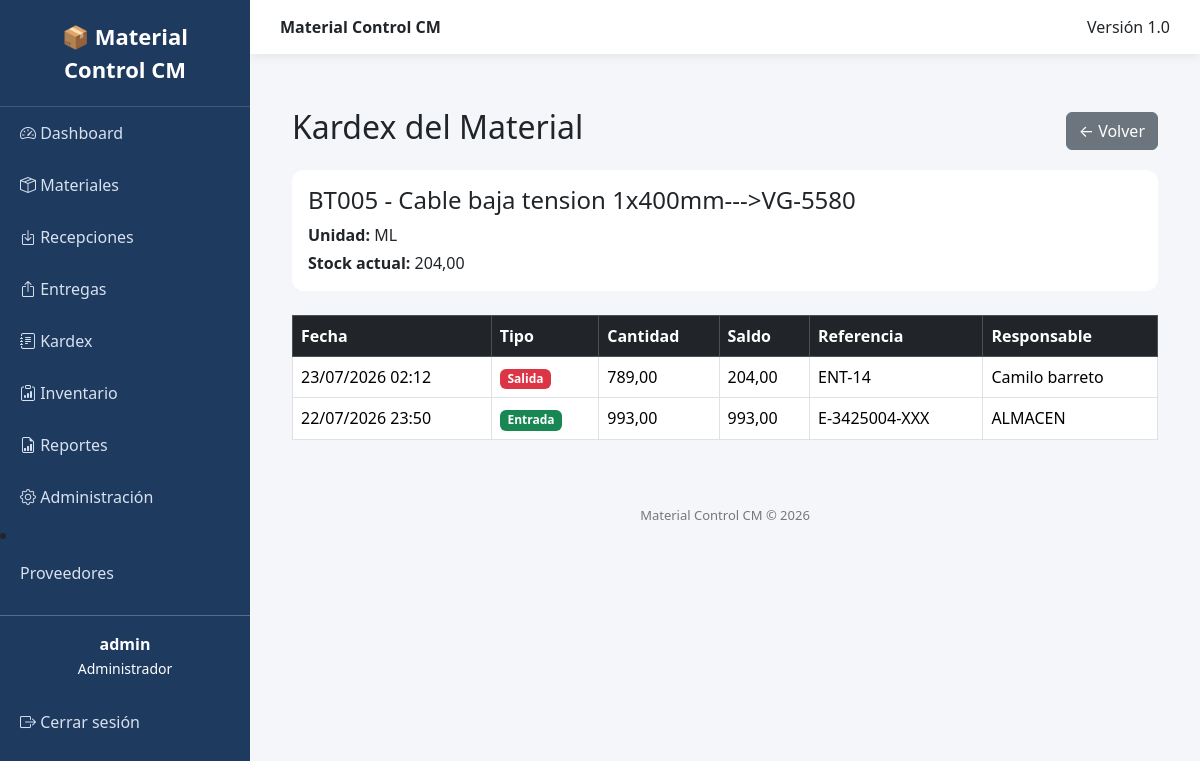
Screenshot of /materials/kardex/22/ (signed in) with the database file from the repository.
### materials/models.py (models this page shows, shortened)
class Material(models.Model):
    codigo = models.CharField(max_length=30, unique=True)
    nombre = models.CharField(max_length=200)
    unidad = models.CharField(max_length=20)
    stock = models.DecimalField(max_digits=12, decimal_places=2, default=0)
    activo = models.BooleanField(default=True)

### movements/models.py (models this page shows, shortened)
class InventoryMovement(models.Model):
    TIPOS = (
        ("ENTRADA", "Entrada"),
        ("SALIDA", "Salida"),
    )
    material = models.ForeignKey(
        Material,
        on_delete=models.CASCADE
    )
    fecha = models.DateTimeField(
        auto_now_add=True
    )
    tipo = models.CharField(
        max_length=10,
        choices=TIPOS
    )
    cantidad = models.DecimalField(
        max_digits=12,
        decimal_places=2
    )
    saldo = models.DecimalField(
        max_digits=12,
        decimal_places=2
    )
    referencia = models.CharField(
        max_length=100,
        blank=True
    )
    responsable = models.CharField(
        max_length=150,
        blank=True
    )
    observacion = models.TextField(
        blank=True
    )
    class Meta:
        ordering = ["-fecha"]
        verbose_name = "Movimiento de Inventario"
        verbose_name_plural = "Movimientos de Inventario"

### materials/views.py (the view)
# urls.py: path("kardex/<int:pk>/", views.material_kardex, name="material_kardex"),
@almacen_required
def material_kardex(request, pk):
    material = get_object_or_404(Material, pk=pk)
    movimientos = (
        InventoryMovement.objects
        .filter(material_id=pk)
        .order_by("-fecha", "-id")
    )
    return render(
        request,
        "materials/kardex.html",
        {
            "material": material,
            "movimientos": movimientos,
        },
    )

### templates/materials/kardex.html
{% extends "base.html" %}
{% block content %}
<div class="container mt-4">
    <div class="d-flex justify-content-between align-items-center mb-3">
        <h2>Kardex del Material</h2>
        <a href="{% url 'material_list' %}" class="btn btn-secondary">
            ← Volver
        </a>
    </div>
    <div class="card mb-4">
        <div class="card-body">
            <h4>{{ material.codigo }} - {{ material.nombre }}</h4>
            <p class="mb-1">
                <strong>Unidad:</strong> {{ material.unidad }}
            </p>
            <p class="mb-0">
                <strong>Stock actual:</strong> {{ material.stock }}
            </p>
        </div>
    </div>
    <table class="table table-bordered table-hover">
        <thead class="table-dark">
            <tr>
                <th>Fecha</th>
                <th>Tipo</th>
                <th>Cantidad</th>
                <th>Saldo</th>
                <th>Referencia</th>
                <th>Responsable</th>
            </tr>
        </thead>
        <tbody>
        {% for movimiento in movimientos %}
            <tr>
                <td>{{ movimiento.fecha|date:"d/m/Y H:i" }}</td>
                <td>
                    {% if movimiento.tipo == "ENTRADA" %}
                        <span class="badge bg-success">
                            Entrada
                        </span>
                    {% else %}
                        <span class="badge bg-danger">
                            Salida
                        </span>
                    {% endif %}
                </td>
                <td>{{ movimiento.cantidad }}</td>
                <td>{{ movimiento.saldo }}</td>
                <td>{{ movimiento.referencia }}</td>
                <td>{{ movimiento.responsable }}</td>
            </tr>
        {% empty %}
            <tr>
                <td colspan="6" class="text-center">
                    No existen movimientos para este material.
                </td>
            </tr>
        {% endfor %}
        </tbody>
    </table>
</div>
{% endblock %}

### templates/base.html (shortened to what this page needs)
{% load static %}
<!DOCTYPE html>
<html lang="es">
<head>
    <link href="https://cdn.jsdelivr.net/npm/bootstrap@5.3.7/dist/css/bootstrap.min.css" rel="stylesheet">
    <link rel="stylesheet"
          href="https://cdn.jsdelivr.net/npm/bootstrap-icons@1.11.3/font/bootstrap-icons.min.css">
</head>
<body>
<div class="sidebar">
    <div class="logo">
        📦 Material Control CM
    </div>
    <a href="/">
        <i class="bi bi-speedometer2"></i>
        Dashboard
    </a>
    {% if user.groups.all.0.name == "Administrador" or user.groups.all.0.name == "Almacenista" %}
    <a href="/materials/">
        <i class="bi bi-box-seam"></i>
        Materiales
    </a>
    {% endif %}
    {% if user.groups.all.0.name == "Administrador" or user.groups.all.0.name == "Almacenista" %}
    <a href="/recepciones/">
        <i class="bi bi-box-arrow-in-down"></i>
        Recepciones
    </a>
    {% endif %}
    {% if user.groups.all.0.name == "Administrador" or user.groups.all.0.name == "Almacenista" %}
    <a href="/entregas/">
        <i class="bi bi-box-arrow-up"></i>
        Entregas
    </a>
    {% endif %}
    <a href="{% url 'kardex_list' %}">
        <i class="bi bi-journal-text"></i>
        Kardex
    </a>
    {% if user.groups.all.0.name == "Administrador" or user.groups.all.0.name == "Almacenista" %}
    <a href="{% url 'inventory_list' %}">
        <i class="bi bi-clipboard-data"></i>
        Inventario
    </a>
    {% endif %}
    {% if user.groups.all.0.name == "Administrador" or user.groups.all.0.name == "Gerencia" %}
    <a href="{% url 'report_home' %}">
        <i class="bi bi-file-earmark-bar-graph"></i>
        Reportes
    </a>
    {% endif %}
    {% if user.groups.all.0.name == "Administrador" %}
    <a href="/admin/">
        <i class="bi bi-gear"></i>
        Administración
    </a>
    {% endif %}
    <li class="nav-item">
    <a class="nav-link" href="{% url 'supplier_list' %}">
        Proveedores
    </a>
</li>
    <hr class="text-white">
    <div class="text-center text-white mb-3">
        <strong>{{ user.username }}</strong><br>
        <small>{{ user.groups.all.0.name }}</small>
    </div>
    <form method="post" action="{% url 'logout' %}" style="margin:0;">
        <button type="submit" class="logout-btn">
            <i class="bi bi-box-arrow-right"></i>
            Cerrar sesión
        </button>
    </form>
</div>
<div class="content">
    <div class="topbar d-flex justify-content-between">
        <div>
            <strong>Material Control CM</strong>
        </div>
        <div>
            Versión 1.0
        </div>
    </div>
    <div class="page">
        {% block content %}
        {% endblock %}
    </div>
    <footer>
        Material Control CM © 2026
    </footer>
</div>
</body>
</html>

### templates/base.html (style rules this page uses)
body { overflow-x:hidden; background:#f4f6f9; }
.sidebar { width:250px; min-height:100vh; background:#1e3a5f; position:fixed; left:0; top:0; }
.sidebar .logo { padding:20px; color:white; font-size:22px; font-weight:bold; text-align:center; border-bottom:1px solid rgba(255,255,255,.15); }
.sidebar a { color:#d8e2ef; text-decoration:none; display:block; padding:14px 20px; transition:.2s; }
.logout-btn { width:100%; border:none; background:none; color:#d8e2ef; text-align:left; padding:14px 20px; cursor:pointer; transition:.2s; }
.content { margin-left:250px; min-height:100vh; }
.topbar { background:white; padding:15px 30px; box-shadow:0 2px 10px rgba(0,0,0,.08); }
.page { padding:30px; }
.card { border:none; border-radius:12px; }
footer { color:#777; text-align:center; padding:20px; font-size:13px; }

### rows the page displays
Material: codigo "BT005", nombre "Cable baja tension 1x400mm--->VG-5580", unidad "ML", stock "204,00"
InventoryMovement: fecha "23/07/2026 02:12", tipo "Salida", cantidad "789,00", saldo "204,00", referencia "ENT-14", responsable "Camilo barreto"
InventoryMovement: fecha "22/07/2026 23:50", tipo "Entrada", cantidad "993,00", saldo "993,00", referencia "E-3425004-XXX", responsable "ALMACEN"

### other values shown
{{ user.username }} "admin"
{{ user.groups.all.0.name }} "Administrador"
